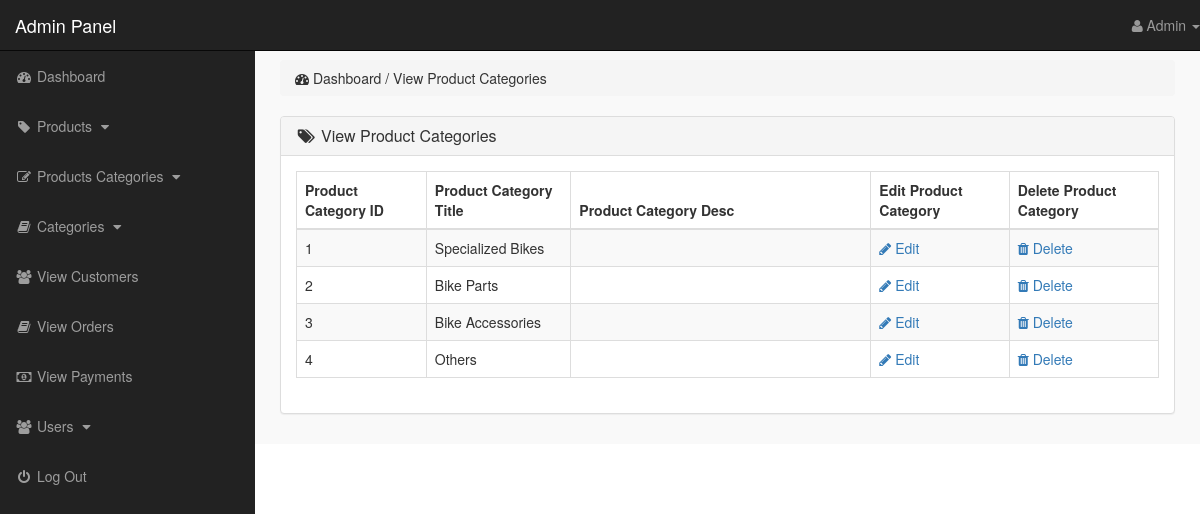
Screenshot of /admin_area/index.php?view_p_cats (signed in) with the database file from the repository.
### tables this page shows
CREATE TABLE `product_categories` (
  `p_cat_id` int(10) NOT NULL,
  `p_cat_title` text NOT NULL,
  `p_cat_desc` text NOT NULL
);

### admin_area/view_p_cats.php (the view)
<?php
    if(!isset($_SESSION['admin_email'])){
        echo "<script>window.open('login.php','_self')</script>";
    }else{
?>
<div class="row">
    <div class="col-lg-12">
        <ol class="breadcrumb">
            <li>
                <i class="fa fa-dashboard"></i> Dashboard / View Product Categories
            </li>
        </ol>
    </div>
</div>
<div class="row">
    <div class="col-lg-12">
        <div class="panel panel-default">
            <div class="panel-heading">
                <h3 class="panel-title">
                    <i class="fa fa-tags fa-fw"></i> View Product Categories
                </h3>
            </div>
            <div class="panel-body">
                <div class="table-responsive">
                    <table class="table table-hover table-striped table-bordered">
                        <thead>
                            <tr>
                                <th> Product Category ID </th>
                                <th> Product Category Title </th>
                                <th> Product Category Desc </th>
                                <th> Edit Product Category </th>
                                <th> Delete Product Category </th>
                            </tr>
                        </thead>
                        <tbody>
                            <?php
                                $i=0;
                                $get_p_cats = "select * from product_categories";
                                $run_p_cats = mysqli_query($con,$get_p_cats);
                                while($row_p_cats=mysqli_fetch_array($run_p_cats)){
                                    $p_cat_id = $row_p_cats['p_cat_id'];
                                    $p_cat_title = $row_p_cats['p_cat_title'];
                                    $p_cat_desc = $row_p_cats['p_cat_desc'];
                                    $i++;
                            ?>
                            <tr>
                                <td> <?php echo $i; ?> </td>
                                <td> <?php echo $p_cat_title; ?> </td>
                                <td width="300"> <?php echo $p_cat_desc; ?> </td>
                                <td>
                                    <a href="index.php?edit_p_cat= <?php echo $p_cat_id; ?> ">
                                        <i class="fa fa-pencil"></i> Edit
                                    </a>
                                </td>
                                <td>
                                    <a href="index.php?delete_p_cat= <?php echo $p_cat_id; ?> ">
                                        <i class="fa fa-trash"></i> Delete
                                    </a>
                                </td>
                            </tr>
                            <?php } ?>
                        </tbody>
                    </table>
                </div>
            </div>
        </div>
    </div>
</div>
<?php } ?>

### admin_area/includes/sidebar.php (shortened to what this page needs)
<?php
    if(!isset($_SESSION['admin_email'])){
        echo "<script>window.open('login.php','_self')</script>";
    }else{
?>
<nav class="navbar navbar-inverse navbar-fixed-top">
    <div class="navbar-header">
        <a href="index.php?dashboard" class="navbar-brand">Admin Panel</a>
    </div>
    <ul class="nav navbar-right top-nav">
        <li class="dropdown">
            <a href="#" class="dropdown-toggle" data-toggle="dropdown">
                <i class="fa fa-user"></i> <?php echo $admin_name;  ?> <b class="caret"></b>
            </a>
        </li>
    </ul>
    <div class="collapse navbar-collapse navbar-ex1-collapse">
        <ul class="nav navbar-nav side-nav">
            <li>
                <a href="index.php?dashboard">
                        <i class="fa fa-fw fa-dashboard"></i> Dashboard
                </a>
            </li>
            <li>
                <a href="#" data-toggle="collapse" data-target="#products">
                        <i class="fa fa-fw fa-tag"></i> Products
                        <i class="fa fa-fw fa-caret-down"></i>
                </a>
            </li>
            <li>
                <a href="#" data-toggle="collapse" data-target="#p_cat">
                        <i class="fa fa-fw fa-edit"></i> Products Categories
                        <i class="fa fa-fw fa-caret-down"></i>
                </a>
            </li>
            <li>
                <a href="#" data-toggle="collapse" data-target="#cat">
                        <i class="fa fa-fw fa-book"></i> Categories
                        <i class="fa fa-fw fa-caret-down"></i>
                </a>
            </li>
            <li>
                <a href="index.php?view_customers">
                    <i class="fa fa-fw fa-users"></i> View Customers
                </a>
            </li>
            <li>
                <a href="index.php?view_orders">
                    <i class="fa fa-fw fa-book"></i> View Orders
                </a>
            </li>
            <li>
                <a href="index.php?view_payments">
                    <i class="fa fa-fw fa-money"></i> View Payments
                </a>
            </li>
            <li>
                <a href="#" data-toggle="collapse" data-target="#users">
                        <i class="fa fa-fw fa-users"></i> Users
                        <i class="fa fa-fw fa-caret-down"></i>
                </a>
            </li>
            <li>
                <a href="logout.php">
                    <i class="fa fa-fw fa-power-off"></i> Log Out
                </a>
            </li>
        </ul>
    </div>
</nav>
<?php } ?>

### admin_area/css/style.css (style rules this page uses)
body { margin-top: 100px; }
@media (min-width: 768px) { body { margin-top: 50px; } }
.top-nav { 0 15px; }
.top-nav>li { float: left; display: inline-block; }
.top-nav>li>a { color: #999999; line-height: 20px; padding-top: 15px; padding-bottom: 15px; }
@media (min-width: 768px) { .side-nav { position: fixed; top: 51px; bottom: 0; width: 255px; overflow-y: auto; overflow-x: hidden; background-color: #222222; padding-bottom: 40px; border-radius: 0; } }
@media (min-width: 768px) { .side-nav>li>a { width: 255px; } }
.panel-body { border-radius: 5px; }

### rows the page displays
product_categories: p_cat_title "Specialized Bikes"
product_categories: p_cat_title "Bike Parts"
product_categories: p_cat_title "Bike Accessories"
product_categories: p_cat_title "Others"

### other values shown
$admin_name "Admin"
